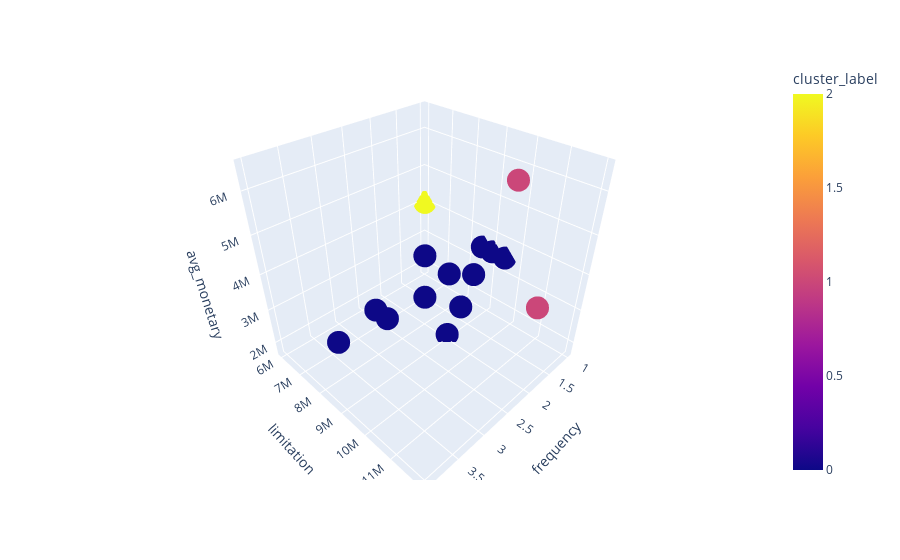

The code cell stored with this chart in its notebook:
### Code cell
import plotly.express as px
cluster_k3['cluster_label'] = y_kmeans
fig = px.scatter_3d(cluster_k3, x='frequency', y='limitation', z='avg_monetary', color='cluster_label')
fig.show()

### Figure 1 — Plotly figure (JSON) as saved in the notebook; plotly's stock layout.template omitted (floating-point values rounded to 4 significant figures)
{"data": [{"hovertemplate": "frequency=%{x}<br>limitation=%{y}<br>avg_monetary=%{z}<br>cluster_label=%{marker.color}<extra></extra>", "legendgroup": "", "marker": {"color": [1, 0, 0, 2, 0, 0, 0, 1, 0, 0, 0, 0, 0, 0, 0], "coloraxis": "coloraxis", "symbol": "circle"}, "mode": "markers", "name": "", "scene": "scene", "showlegend": false, "type": "scatter3d", "x": [2, 2, 2, 1, 4, 2, 2, 2, 3, 3, 2, 2, 1, 1, 1], "y": [12000000, 9000000, 8000000, 6000000, 9000000, 9500000, 9900000, 11000000, 8000000, 8500000, 8000000, 9000000, 8600000, 9000000, 9500000], "z": [4000000, 1750000, 2500000, 4000000, 3593750, 2875000, 3968750, 6500000, 3010416, 2994791, 3753906, 3625000, 3500000, 3500000, 3500000]}], "layout": {"coloraxis": {"colorbar": {"title": {"text": "cluster_label"}}, "colorscale": [[0, "#0d0887"], [0.1111, "#46039f"], [0.2222, "#7201a8"], [0.3333, "#9c179e"], [0.4444, "#bd3786"], [0.5556, "#d8576b"], [0.6667, "#ed7953"], [0.7778, "#fb9f3a"], [0.8889, "#fdca26"], [1, "#f0f921"]]}, "legend": {"tracegroupgap": 0}, "margin": {"t": 60}, "scene": {"domain": {"x": [0, 1], "y": [0, 1]}, "xaxis": {"title": {"text": "frequency"}}, "yaxis": {"title": {"text": "limitation"}}, "zaxis": {"title": {"text": "avg_monetary"}}}}}
